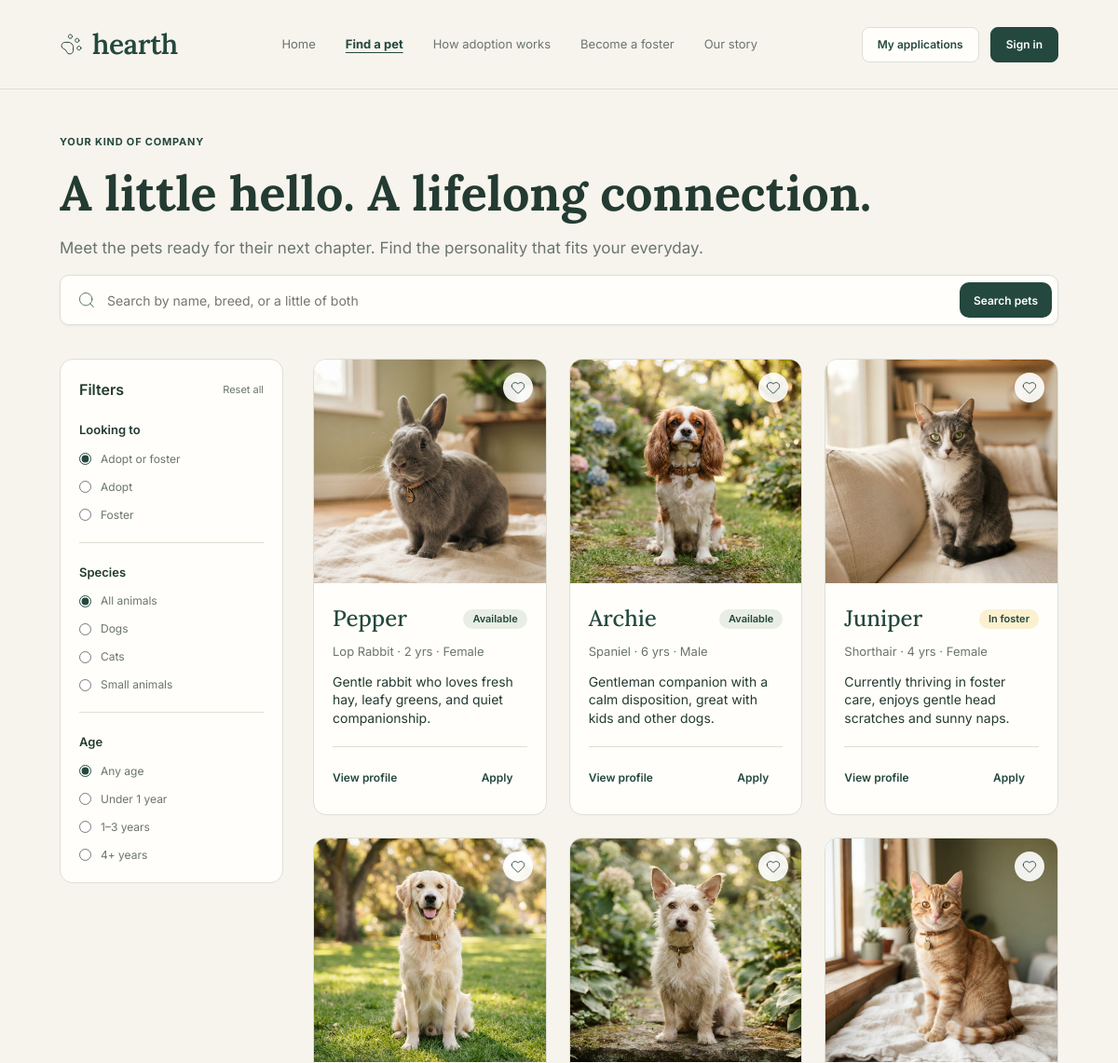
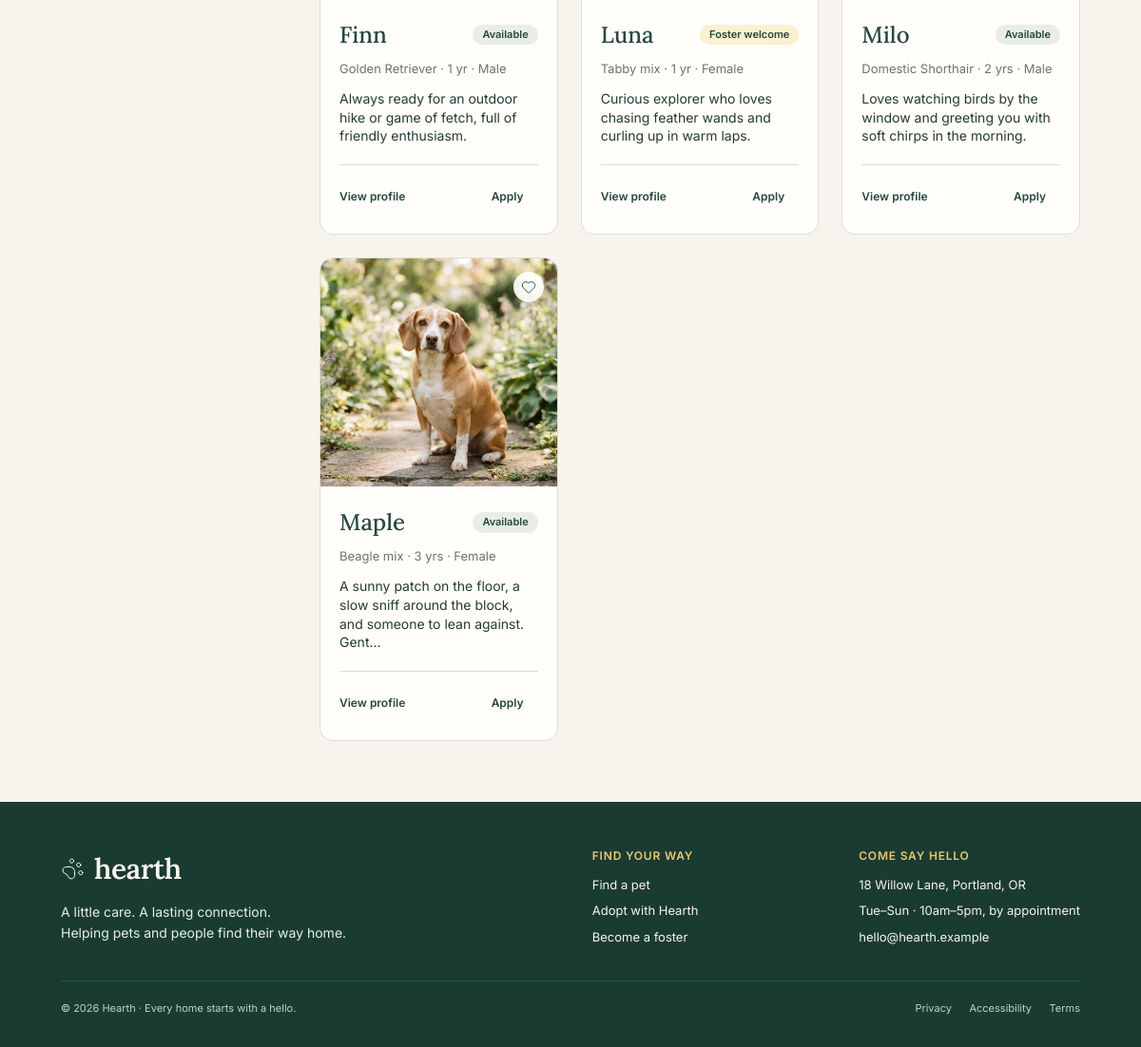
The app's page /pets.php with its own data (2 pictures, top to bottom).
### tables this page shows
CREATE TABLE `pet` (
  `petid` int NOT NULL,
  `created_by` int NOT NULL,
  `name` varchar(100) NOT NULL,
  `species` varchar(50) NOT NULL,
  `breed` varchar(50) NOT NULL,
  `age` int NOT NULL,
  `sex` varchar(50) NOT NULL,
  `description` varchar(255) NOT NULL,
  `photo_url` varchar(255) NOT NULL,
  `status` varchar(50) NOT NULL
);

### app/Models/Pet.php (called while the page is built, shortened)
<?php
class Pet {
    private $conn = null;
    public function __construct() {
        try {
            $database = new Database();
            $this->conn = $database->connection();
        } catch (Exception $e) {
            $this->conn = null;
        }
    }
    public function getAll($species = null, $status = null, $search = null) {
        if ($this->conn) {
            try {
                $query = "SELECT * FROM pet WHERE 1=1";
                $params = [];
                $query .= " ORDER BY petid DESC";
                $stmt = $this->conn->prepare($query);
                $stmt->execute($params);
                $results = $stmt->fetchAll(PDO::FETCH_ASSOC);
                if (!empty($results)) {
                    return $results;
                }
            } catch (Exception $e) {
            }
        }
        $list = self::$defaultPets;
        return $list;
    }
}

### app/database.php (called while the page is built, shortened)
<?php
class Database{
    private $host = "localhost";
    private $username = "root";
    private $password = "";
    private $dbname = "finaldb";
    public function connection():PDO{
        return new PDO("mysql:host=$this->host;dbname=$this->dbname",$this->username,$this->password,[
        PDO::ATTR_ERRMODE=>PDO::ERRMODE_EXCEPTION
        ]);
    }
}
?>

### pets.php (the view, shortened to what this page needs)
<?php
$petModel = new Pet();
$species = $_GET['species'] ?? 'All animals';
$status = $_GET['status'] ?? 'All statuses';
$search = $_GET['search'] ?? '';
$lookingTo = $_GET['looking'] ?? 'all';
$pets = $petModel->getAll($species, $status, $search);
require_once __DIR__ . '/includes/header.php';
?>
<main>
    <div class="browse-hero">
        <span class="hero-eyebrow">Your kind of company</span>
        <h1 class="browse-title">A little hello. A lifelong connection.</h1>
        <p class="hero-desc">Meet the pets ready for their next chapter. Find the personality that fits your everyday.</p>
        <form action="pets.php" method="GET" class="browse-searchbar">
            <img src="assets/images/icon-search.svg" alt="" style="width: 20px; height: 20px;">
            <input type="text" name="search" placeholder="Search by name, breed, or a little of both" value="<?php echo htmlspecialchars($search); ?>">
            <button type="submit" class="btn btn-primary btn-sm">
                Search pets
            </button>
        </form>
    </div>
    <div class="browse-workspace">
        <aside class="filter-sidebar">
            <div class="filter-header">
                <span class="filter-title">Filters</span>
                <a href="pets.php" class="filter-reset">Reset all</a>
            </div>
            <div class="filter-group">
                <span class="filter-group-title">Looking to</span>
                <label class="filter-option">
                    <input type="radio" name="filter_looking" value="all" <?php echo $lookingTo === 'all' ? 'checked' : ''; ?> onchange="applyFilter('looking', this.value)">
                    <span>Adopt or foster</span>
                </label>
                <label class="filter-option">
                    <input type="radio" name="filter_looking" value="adopt" <?php echo $lookingTo === 'adopt' ? 'checked' : ''; ?> onchange="applyFilter('looking', this.value)">
                    <span>Adopt</span>
                </label>
                <label class="filter-option">
                    <input type="radio" name="filter_looking" value="foster" <?php echo $lookingTo === 'foster' ? 'checked' : ''; ?> onchange="applyFilter('looking', this.value)">
                    <span>Foster</span>
                </label>
            </div>
            <div class="filter-group">
                <span class="filter-group-title">Species</span>
                <label class="filter-option">
                    <input type="radio" name="filter_species" value="All animals" <?php echo $species === 'All animals' ? 'checked' : ''; ?> onchange="applyFilter('species', this.value)">
                    <span>All animals</span>
                </label>
                <label class="filter-option">
                    <input type="radio" name="filter_species" value="Dog" <?php echo $species === 'Dog' ? 'checked' : ''; ?> onchange="applyFilter('species', this.value)">
                    <span>Dogs</span>
                </label>
                <label class="filter-option">
                    <input type="radio" name="filter_species" value="Cat" <?php echo $species === 'Cat' ? 'checked' : ''; ?> onchange="applyFilter('species', this.value)">
                    <span>Cats</span>
                </label>
                <label class="filter-option">
                    <input type="radio" name="filter_species" value="Rabbit" <?php echo $species === 'Rabbit' ? 'checked' : ''; ?> onchange="applyFilter('species', this.value)">
                    <span>Small animals</span>
                </label>
            </div>
            <div class="filter-group">
                <span class="filter-group-title">Age</span>
                <label class="filter-option">
                    <input type="radio" name="filter_age" value="any" checked>
                    <span>Any age</span>
                </label>
                <label class="filter-option">
                    <input type="radio" name="filter_age" value="puppy">
                    <span>Under 1 year</span>
                </label>
                <label class="filter-option">
                    <input type="radio" name="filter_age" value="young">
                    <span>1–3 years</span>
                </label>
                <label class="filter-option">
                    <input type="radio" name="filter_age" value="mature">
                    <span>4+ years</span>
                </label>
            </div>
        </aside>
        <section class="browse-results">
            <?php if (empty($pets)): ?>
                <div style="background: var(--bg-card); border: 1px solid var(--border-light); border-radius: 14px; padding: 48px; text-align: center;">
                    <h3 style="font-family: var(--font-serif); font-size: 24px; color: var(--text-dark); margin-bottom: 8px;">No pets match your criteria</h3>
                    <p style="color: var(--text-muted); font-size: 14px; margin-bottom: 20px;">Try adjusting your filters or search keywords.</p>
                    <a href="pets.php" class="btn btn-secondary">Clear all filters</a>
                </div>
            <?php else: ?>
                <div class="pets-grid">
                    <?php foreach ($pets as $pet): ?>
                        <div class="pet-card">
                            <div class="pet-card-image">
                                <img src="<?php echo htmlspecialchars($pet['photo_url']); ?>" alt="<?php echo htmlspecialchars($pet['name']); ?>" onerror="this.src='assets/images/pet-maple.png'">
                                <div class="pet-card-heart" title="Save to favorites">
                                    <img src="assets/images/icon-heart.svg" alt="Heart" style="width: 16px; height: 16px;">
                                </div>
                            </div>
                            <div class="pet-card-content">
                                <div class="pet-card-header">
                                    <h3 class="pet-card-name"><?php echo htmlspecialchars($pet['name']); ?></h3>
                                    <?php
                                        $statusClass = 'badge-available';
                                        if (stripos($pet['status'], 'foster') !== false) {
                                            $statusClass = 'badge-foster';
                                        } elseif (stripos($pet['status'], 'in foster') !== false) {
                                            $statusClass = 'badge-in-foster';
                                        }
                                    ?>
                                    <span class="badge <?php echo $statusClass; ?>">
                                        <?php echo htmlspecialchars($pet['status']); ?>
                                    </span>
                                </div>
                                <p class="pet-card-facts">
                                    <?php echo htmlspecialchars($pet['breed'] . ' · ' . $pet['age'] . ' ' . ($pet['age'] == 1 ? 'yr' : 'yrs') . ' · ' . $pet['sex']); ?>
                                </p>
                                <p class="pet-card-desc">
                                    <?php echo htmlspecialchars(mb_strimwidth($pet['description'], 0, 95, '...')); ?>
                                </p>
                                <div class="pet-card-footer">
                                    <a href="pet-profile.php?id=<?php echo $pet['petid']; ?>" class="pet-card-link">
                                        View profile
                                        <img src="assets/images/icon-arrow-right.svg" alt="" style="width: 14px; height: 14px;">
                                    </a>
                                    <a href="apply.php?id=<?php echo $pet['petid']; ?>&type=adopt" class="btn btn-nav btn-sm">
                                        Apply
                                    </a>
                                </div>
                            </div>
                        </div>
                    <?php endforeach; ?>
                </div>
            <?php endif; ?>
        </section>
    </div>
</main>
<?php require_once __DIR__ . '/includes/footer.php'; ?>

### records on screen
pet: photo_url (picture), name "Pepper", status "Available", breed+age+sex "Lop Rabbit · 2 yrs · Female", description "Gentle rabbit who loves fresh hay, leafy greens, and quiet companionship."
pet: photo_url (picture), name "Archie", status "Available", breed+age+sex "Spaniel · 6 yrs · Male", description "Gentleman companion with a calm disposition, great with kids and other dogs."
pet: photo_url (picture), name "Juniper", status "In foster", breed+age+sex "Shorthair · 4 yrs · Female", description "Currently thriving in foster care, enjoys gentle head scratches and sunny naps."
pet: photo_url (picture), name "Finn", status "Available", breed+age+sex "Golden Retriever · 1 yr · Male", description "Always ready for an outdoor hike or game of fetch, full of friendly enthusiasm."
pet: photo_url (picture), name "Luna", status "Foster welcome", breed+age+sex "Tabby mix · 1 yr · Female", description "Curious explorer who loves chasing feather wands and curling up in warm laps."
pet: photo_url (picture), name "Milo", status "Available", breed+age+sex "Domestic Shorthair · 2 yrs · Male", description "Loves watching birds by the window and greeting you with soft chirps in the morning."
pet: photo_url (picture), name "Maple", status "Available", breed+age+sex "Beagle mix · 3 yrs · Female", description "A sunny patch on the floor, a slow sniff around the block, and someone to lean against. Gent..."
